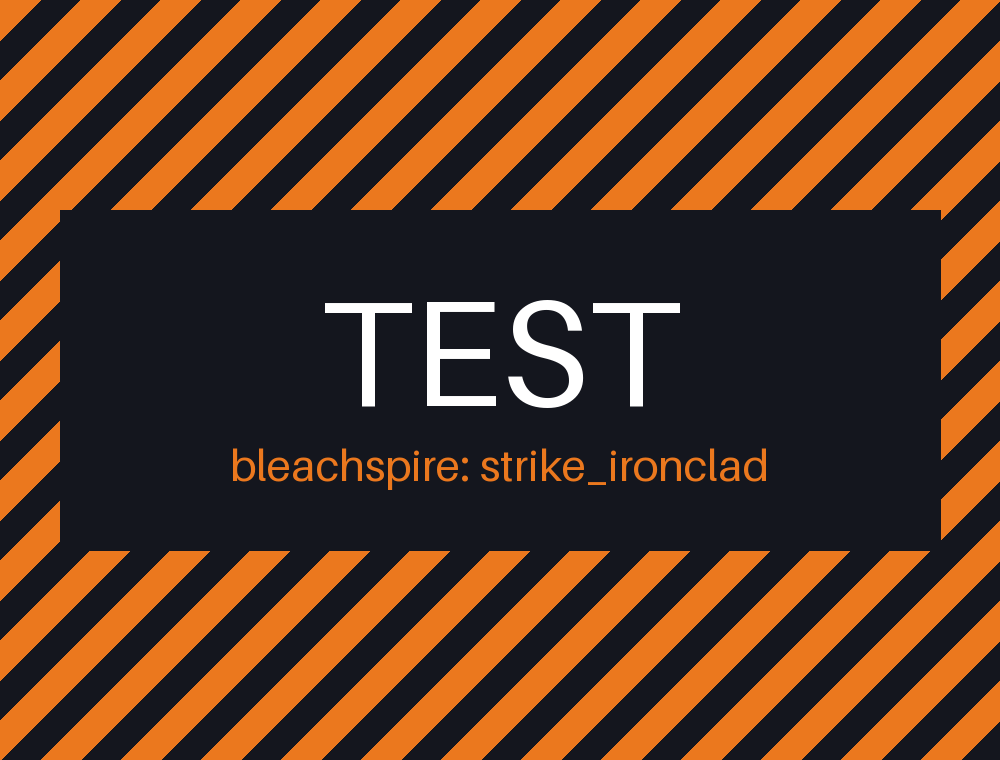
#> input picture art/cards/ironclad/strike_ironclad.png, 1000 x 760 px; its folder holds only this picture in this run
$ python build_mod.py
#> lines starting #> are read from the running program, lines starting #| are printed output that depends on the picture
### tools/godot_pack.py
"""Minimal writers/readers for the Godot 4.5 file formats this mod needs.

Slay the Spire 2 runs on Godot 4.5.1 (MegaCrit's "MegaDot" fork). A mod's .pck
is mounted on top of the game's own pack, so any file at the same res:// path
wins. We only ever ship images, so we need three things:

  * PCK v3 (core/io/pck_packer.cpp in Godot 4.5.1)
  * CompressedTexture2D .ctex (scene/resources/compressed_texture.cpp)
  * .remap files (core/io/resource_loader.cpp, ResourceLoader::_path_remap)

Writing these directly means the build needs only Python + Pillow, no Godot
editor. Nothing here touches scripts, scenes or game data.
"""

from __future__ import annotations

import hashlib
import io
import struct
from dataclasses import dataclass
from pathlib import Path

from PIL import Image

# --- PCK ---------------------------------------------------------------------

PACK_HEADER_MAGIC = 0x43504447  # "GDPC"
PACK_FORMAT_VERSION = 3
PACK_REL_FILEBASE = 1 << 1
PACK_ALIGNMENT = 32

# The game refuses packs made by a newer Godot than its own.
GODOT_VERSION = (4, 5, 1)


def _pad(alignment: int, n: int) -> int:
    rest = n % alignment
    return 0 if rest == 0 else alignment - rest


def write_pck(path: Path, files: dict[str, bytes]) -> None:
    """Write a Godot 4.5 PCK containing `files` (res:// path -> bytes)."""
    out = io.BytesIO()
    out.write(struct.pack("<IIIII", PACK_HEADER_MAGIC, PACK_FORMAT_VERSION, *GODOT_VERSION))
    out.write(struct.pack("<I", PACK_REL_FILEBASE))
    file_base_ofs = out.tell()
    out.write(struct.pack("<Q", 0))  # files base, patched below
    dir_base_ofs = out.tell()
    out.write(struct.pack("<Q", 0))  # directory offset, patched below
    out.write(b"\0" * 64)  # 16 reserved u32
    out.write(b"\0" * _pad(PACK_ALIGNMENT, out.tell()))
    file_base = out.tell()

    entries = []
    for res_path in sorted(files):
        data = files[res_path]
        stored = res_path.removeprefix("res://")
        ofs = out.tell()
        out.write(data)
        out.write(b"\0" * _pad(PACK_ALIGNMENT, out.tell()))
        entries.append((stored, ofs - file_base, len(data), hashlib.md5(data).digest()))

    out.write(b"\0" * _pad(PACK_ALIGNMENT, out.tell()))
    dir_offset = out.tell()
    out.write(struct.pack("<I", len(entries)))
    for stored, rel_ofs, size, md5 in entries:
        name = stored.encode("utf-8")
        padded = name + b"\0" * _pad(4, len(name))
        out.write(struct.pack("<I", len(padded)))
        out.write(padded)
        out.write(struct.pack("<QQ", rel_ofs, size))
        out.write(md5)
        out.write(struct.pack("<I", 0))  # flags: not encrypted, not a removal

    buf = out.getbuffer()
    struct.pack_into("<Q", buf, file_base_ofs, file_base)
    struct.pack_into("<Q", buf, dir_base_ofs, dir_offset)
    path.write_bytes(bytes(buf))


@dataclass
class PckEntry:
    path: str
    offset: int  # absolute offset in the .pck file
    size: int
    md5: bytes
    flags: int


@dataclass
class PckInfo:
    format_version: int
    godot_version: tuple[int, int, int]
    flags: int
    entries: list[PckEntry]


# [32 lines left out: functions read_pck_index, read_pck_file, not called in this run]


# --- CompressedTexture2D (.ctex) ----------------------------------------------

CTEX_FORMAT_VERSION = 1
DATA_FORMAT_PNG = 1
IMAGE_FORMAT_RGBA8 = 5  # Image::FORMAT_RGBA8


def make_ctex(img: Image.Image) -> bytes:
    """Encode an image as a lossless (PNG payload) Godot CompressedTexture2D."""
    img = img.convert("RGBA")
    w, h = img.size
    if w > 0xFFFF or h > 0xFFFF:
        raise ValueError("image too large for ctex")
    png = io.BytesIO()
    img.save(png, format="PNG", optimize=True)
    # Godot's PNG unpacker expects its own 4-byte "PNG " tag before the file
    # (drivers/png/image_loader_png.cpp, unpack_mem_png).
    png_bytes = b"PNG " + png.getvalue()

    out = io.BytesIO()
    out.write(b"GST2")
    out.write(struct.pack("<III", CTEX_FORMAT_VERSION, w, h))
    out.write(struct.pack("<I", 0))  # flags: no stream, no mipmaps
    out.write(struct.pack("<i", -1))  # mipmap limit (editor default)
    out.write(b"\0" * 12)  # reserved
    out.write(struct.pack("<IHHII", DATA_FORMAT_PNG, w, h, 0, IMAGE_FORMAT_RGBA8))
    out.write(struct.pack("<I", len(png_bytes)))
    out.write(png_bytes)
    return out.getvalue()


# [14 lines left out: function read_ctex, not called in this run]


# --- .remap --------------------------------------------------------------------


def make_remap(target_res_path: str) -> bytes:
    """A .remap file. ResourceLoader checks `<path>.remap` before loading any
    path, so this redirects a base-game resource to our texture."""
    return f'[remap]\n\npath="{target_res_path}"\n'.encode("utf-8")


def make_texture_tres(ctex_res_path: str) -> bytes:
    """A text CompressedTexture2D resource that loads our .ctex.

    The game asks for these paths with type hint "Texture2D". The .ctex loader
    only answers for "CompressedTexture2D", so remapping straight to a .ctex
    fails ("No loader found"). The text .tres loader handles every type, and
    the resource then pulls in the .ctex through its load_path.
    """
    return (
        '[gd_resource type="CompressedTexture2D" format=3]\n\n'
        f'[resource]\nload_path = "{ctex_res_path}"\n'
    ).encode("utf-8")

### tools/build_mod.py
"""Build the Bleach reskin mod into dist/bleachspire/.

Usage:  python tools/build_mod.py

Every image under art/cards/<pool>/<card_id>.png replaces that card's art in
both places the game draws it:

  small (hand, deck, rewards)  res://images/atlases/card_atlas.sprites/<pool>/<card_id>.tres
  big   (card inspect view)    res://images/packed/card_portraits/<pool>/<card_id>.png

Each base-game path gets a `.remap` file pointing at a small .tres under
res://bleachspire/, which loads our .ctex texture. Nothing else in the game is touched, so gameplay is
exactly the base game's. The manifest declares affects_gameplay: false.
"""

from __future__ import annotations

import json
import sys
from pathlib import Path

from PIL import Image, ImageOps

sys.path.insert(0, str(Path(__file__).resolve().parent))
from godot_pack import make_ctex, make_remap, make_texture_tres, write_pck  # noqa: E402
from make_drop import is_placeholder  # noqa: E402

ROOT = Path(__file__).resolve().parent.parent
ART_CARDS = ROOT / "art" / "cards"
DROP = ROOT / "drop"
DIST = ROOT / "dist"

MOD_ID = "bleachspire"
MANIFEST = {
    "id": MOD_ID,
    "name": "Bleach Spire",
    "author": "DevilBike",
    "description": "Graphics-only Bleach reskin. Replaces card art only; gameplay is unchanged.",
    "version": "0.1.0",
    "has_pck": True,
    "has_dll": False,
    "dependencies": [],
    "affects_gameplay": False,
    "min_game_version": "0.111.0",
}

# Card portrait sizes. The community docs give 500x380 (or multiples) for card
# art; the big inspect view uses the 2x size.
SMALL_SIZE = (500, 380)
BIG_SIZE = (1000, 760)


def card_files(art: Image.Image, pool: str, card_id: str) -> dict[str, bytes]:
    ours = f"res://{MOD_ID}/cards/{pool}/{card_id}"
    small = ImageOps.fit(art, SMALL_SIZE, Image.LANCZOS)
    big = ImageOps.fit(art, BIG_SIZE, Image.LANCZOS)
    return {
        f"{ours}_small.ctex": make_ctex(small),
        f"{ours}_big.ctex": make_ctex(big),
        f"{ours}_small.tres": make_texture_tres(f"{ours}_small.ctex"),
        f"{ours}_big.tres": make_texture_tres(f"{ours}_big.ctex"),
        f"res://images/atlases/card_atlas.sprites/{pool}/{card_id}.tres.remap": make_remap(f"{ours}_small.tres"),
        f"res://images/packed/card_portraits/{pool}/{card_id}.png.remap": make_remap(f"{ours}_big.tres"),
    }


def art_sources(art_dir: Path = ART_CARDS, drop_dir: Path = DROP) -> dict[tuple[str, str], Path]:
    """Map (pool, card_id) -> image. drop/<wave>/<pool>/<id>.png wins over
    art/cards/<pool>/<id>.png; placeholders from tools/make_drop.py are skipped."""
    found: dict[tuple[str, str], Path] = {}
    for png in sorted(art_dir.glob("*/*.png")):
        found[(png.parent.name, png.stem)] = png
    for png in sorted(drop_dir.glob("*/*/*.png")):
        if png.parent.name == "characters" or is_placeholder(png):
            continue
        found[(png.parent.name, png.stem)] = png
    return found


def collect(art_dir: Path = ART_CARDS, drop_dir: Path = DROP) -> dict[str, bytes]:
    files: dict[str, bytes] = {}
    for (pool, card_id), png in sorted(art_sources(art_dir, drop_dir).items()):
        with Image.open(png) as art:
#> art is the input picture: PIL image 1000x760 RGB; mean R, G, B 91.2, 56.2, 33
            art.load()
            files.update(card_files(art, pool, card_id))
#> in card_files, `small = ImageOps.fit(art, SMALL_SIZE, Image.LANCZOS)`:
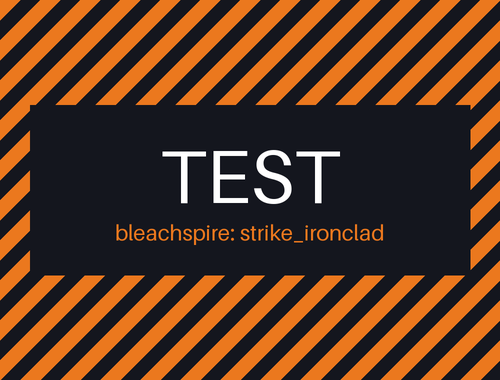
#> small: PIL image 500x380 RGB; mean R, G, B 91.2, 56.1, 33
    return files


def build(out_dir: Path = DIST / MOD_ID, art_dir: Path = ART_CARDS, drop_dir: Path = DROP) -> list[str]:
    files = collect(art_dir, drop_dir)
#> files = 6 items
    if not files:
        raise SystemExit(f"no art found under {drop_dir} or {art_dir} (placeholders are skipped)")
    out_dir.mkdir(parents=True, exist_ok=True)
    write_pck(out_dir / f"{MOD_ID}.pck", files)
#> the loop in write_pck, `for res_path in sorted(files):` made 6 passes
#> (ofs, rest in _pad) on passes 1 to 6: (128, 30), (24384, 6), (24544, 29), (43808, 8), (43968, 12), (44064, 10)
#> in write_pck, `dir_offset = out.tell()`: dir_offset = 44160
#> the loop in write_pck, `for stored, rel_ofs, size, md5 in entries:` made 6 passes
#> (rel_ofs, size, rest in _pad) on passes 1 to 6: (0, 24254, 3), (24256, 134, 3), (24416, 19261, 1), (43680, 136, 1), (43840, 76, 1), (43936, 74, 3)
    (out_dir / f"{MOD_ID}.json").write_text(json.dumps(MANIFEST, indent=2) + "\n", encoding="utf-8")
    return sorted(files)


if __name__ == "__main__":
    paths = build()
#> paths = 6 items
    cards = sum(1 for p in paths if p.endswith(".tres.remap"))
#> cards = 1
    print(f"built {DIST / MOD_ID} with {cards} card(s), {len(paths)} pack entries")
#| built dist/bleachspire with 1 card(s), 6 pack entries
